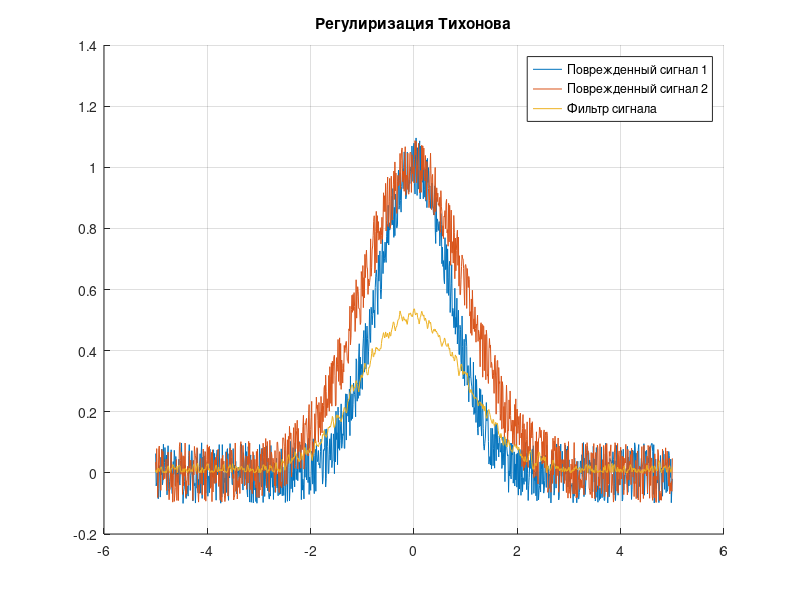

Write the MATLAB code that produced this figure.
function lab07()
  step = 0.01;
  half_range = 5;
  x = -half_range:step:half_range;

  A = 1;
  sigma1 = 1;
  sigma2 = sqrt(2);

  u1 = gauss(x, sigma1, A);
  u2 = gauss(x, sigma2, A);

  v1 = fft(u1);
  v2 = fft(u2);

  error = 0.1;
  xiD = unifrnd(-error, error, 1, length(x));
  xiE = unifrnd(-error, error, 1, length(x));
  delta = std(xiD);
  epsilon = std(xiE);

  filt = tikhonov_filter(v1, v2, step, 2 * half_range, delta, epsilon);
  result = abs(ifft(fft(u2+xiE) .* filt));

  graph(1, 1, 1, x, [u1+xiD; u2+xiE; result],
        [
         "Поврежденный сигнал 1";
         "Поврежденный сигнал 2";
         "Фильтр сигнала"],
        "Регулиризация Тихонова");
end

function u = gauss(x, sigma, A)
  u = A * exp(- (x / sigma).^2);
end

function rho = residual(alpha, v1, v2, deltaX, T, delta, epsilon)
  N = length(v1);
  m = 0:N-1;
  coef = deltaX / N;
  const = 1 + (2 * pi * m / T).^2;
  denominator = (abs(v2).^2 * deltaX^2 + alpha .* const).^2;
  gamma = coef * sum(abs(v2).^2 * deltaX^2 .* abs(v1).^2 .* const ./ denominator, 2);
  beta = coef * sum(alpha.^2 * const .* abs(v1).^2 ./ denominator, 2);
  rho = beta - (delta - epsilon * sqrt(gamma))^2;
end

function h = tikhonov_filter(v1, v2, deltaX, T, delta, epsilon)
  N = length(v1);
  m = 0:N-1;
  coef = deltaX / N;
  const = 1 + (2 * pi * m / T).^2;
  rho = @(alpha) residual(alpha, v1, v2, deltaX, T, delta, epsilon);
  alpha = fzero(rho, [0, 1]);
  h = 0:length(v1)-1;
  for k = 1:length(h)
    h(k) = coef * sum(exp(2 * pi * I * k .* m / length(v1)) .* v1 .* conj(v2)
           ./ (abs(v2).^2 .* deltaX^2 + alpha * const), 2);
  endfor
end

function graph(rows, columns, num, x, us, lbls, title_string)
  subplot(rows, columns, num);
  title(title_string);
  hold on;
  grid on;
  for signal = us'
    plot(x, signal);
  endfor
  legend(lbls);
end
